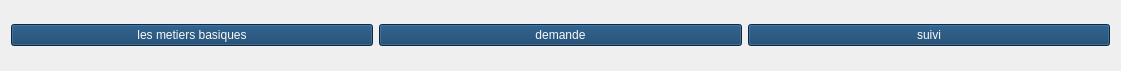
     <widget class="QWidget" name="horizontalLayoutWidget_9">
      <property name="geometry">
       <rect>
        <x>20</x>
        <y>60</y>
        <width>1121</width>
        <height>71</height>
       </rect>
      </property>
      <layout class="QHBoxLayout" name="horizontalLayout_9">
       <item>
        <widget class="QPushButton" name="on_pushButton_7">
         <property name="styleSheet">
          <string notr="true">color: rgb(248, 249, 250);
font: italic 9pt &quot;Segoe UI&quot;;
background-color: rgb(13, 59, 102);</string>
         </property>
         <property name="text">
          <string>les metiers basiques</string>
         </property>
        </widget>
       </item>
       <item>
        <widget class="QPushButton" name="on_pushButton_8">
         <property name="styleSheet">
          <string notr="true">color: rgb(248, 249, 250);
font: italic 9pt &quot;Segoe UI&quot;;
background-color: rgb(13, 59, 102);</string>
         </property>
         <property name="text">
          <string>demande</string>
         </property>
        </widget>
       </item>
       <item>
        <widget class="QPushButton" name="on_pushButton_9">
         <property name="styleSheet">
          <string notr="true">color: rgb(248, 249, 250);
font: italic 9pt &quot;Segoe UI&quot;;
background-color: rgb(13, 59, 102);</string>
         </property>
         <property name="text">
          <string>suivi</string>
         </property>
        </widget>
       </item>
      </layout>
     </widget>
